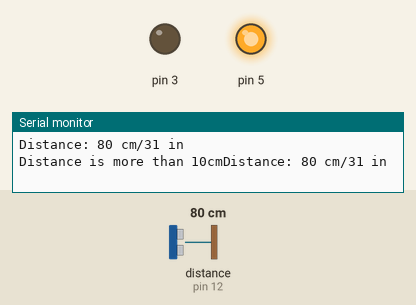
A sketch run on a simulated Arduino Uno, built with avr-gcc and run on an emulated ATmega328P. Shown: output pins drawn as LEDs (lit = HIGH), the last lines printed to the serial monitor. Wiring (inferred from the names in the program): ultrasonic range finder: trigger pin 11; echo pin 12. The inputs (shaded band) are chosen by the test bench; at power-on: distance to the obstacle (sensor on pin 12) 80 cm. The echo pulse lasts 58.3 µs per cm; pins used as bus, display or sensor lines are not drawn.

Above: at 1.8 s.
1.9 s: distance to the obstacle (sensor on pin 12) set to 12 cm
4.2 s: distance to the obstacle (sensor on pin 12) set to 9 cm
At 6.7 s:
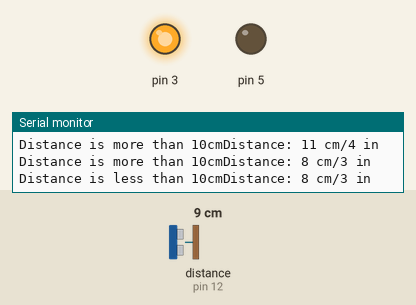
7.5 s: distance to the obstacle (sensor on pin 12) set to 18 cm
At 10.2 s:
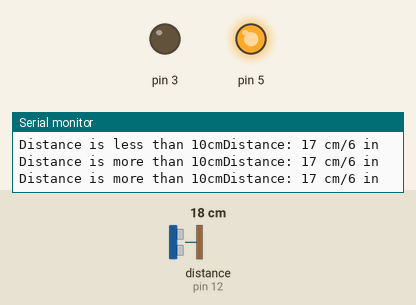
10.5 s: distance to the obstacle (sensor on pin 12) set to 2 cm
At 12.8 s:
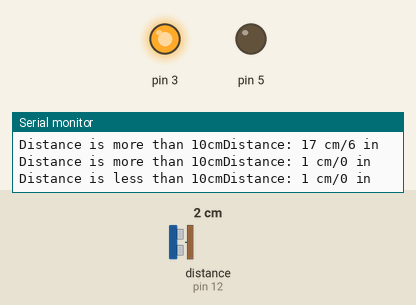
Timing chart, 0 to 14.3 s (numbered marks = the images above; inputs shaded):
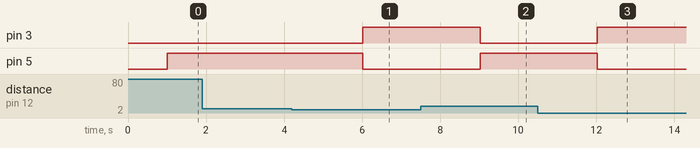

Measured:
- the behaviour switches between 11 and 10 cm on distance to the obstacle (sensor on pin 12) (found by bisection; images 0 and 1)
- after the input at 4.2 s, pin 3: LOW → HIGH after 1.8 s; pin 5: HIGH → LOW after 1.8 s
- after the input at 7.5 s, pin 3: HIGH → LOW after 1.5 s; pin 5: LOW → HIGH after 1.5 s
- after the input at 10.5 s, pin 3: LOW → HIGH after 1.5 s; pin 5: HIGH → LOW after 1.5 s

The sketch:

ultrasonicsensor.ino
```cpp
const int trigPin = 11;
const int echoPin = 12;
long duration;
int distanceCm, distanceInch;

void setup() {
  // put your setup code here, to run once:
  pinMode(3, OUTPUT);
  pinMode(5, OUTPUT);

  pinMode(trigPin, OUTPUT);
  pinMode(echoPin, INPUT);
  Serial.begin(9600);
}

void loop() {
  // put your main code here, to run repeatedly:


  digitalWrite(trigPin, LOW);
  delayMicroseconds(2);
  digitalWrite(trigPin, HIGH);
  delayMicroseconds(10);
  digitalWrite(trigPin, LOW);

  duration = pulseIn(echoPin, HIGH);

  distanceCm = duration * 1/58;
  distanceInch = duration * 1/148;
  Serial.print("Distance: ");
  Serial.print(distanceCm);
  Serial.print(" cm/");
  Serial.print(distanceInch);
  Serial.println(" in");
  delay(1000);


  if (distanceCm <10) {
    digitalWrite(3, HIGH);
    digitalWrite(5, LOW);
    Serial.print("Distance is less than 10cm");
    }
  else {
    digitalWrite(3, LOW);
    digitalWrite(5, HIGH);
    Serial.print("Distance is more than 10cm");
    }


}
```
